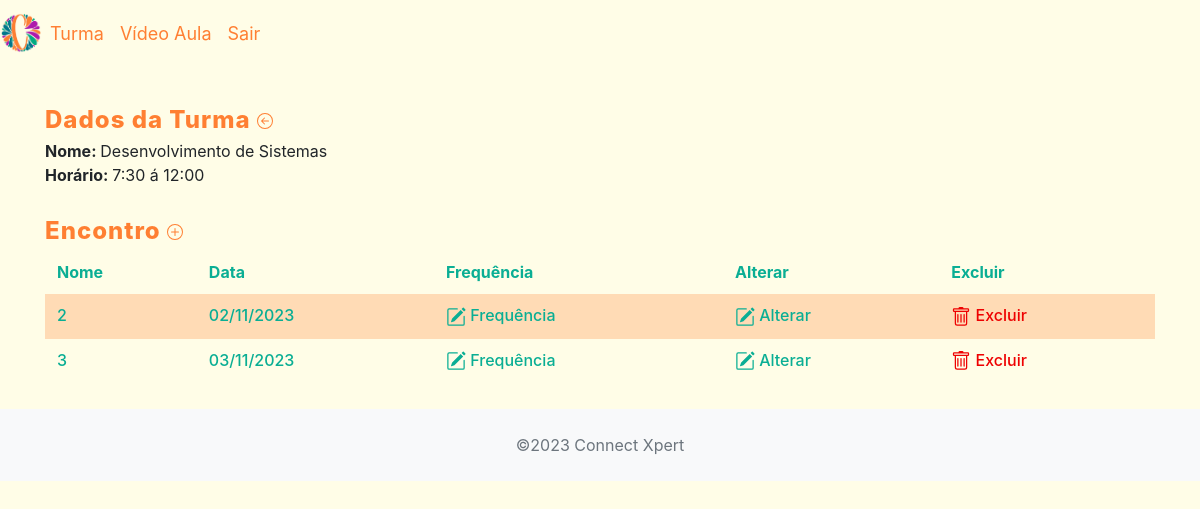
/crud_connectxpert/app/controller/EncontroController.php?action=list&id=5 (signed in), run on the app's committed database.
### tables this page shows
CREATE TABLE `turma` (
  `id_turma` int(11) NOT NULL,
  `nome_turma` varchar(60) NOT NULL,
  `num_alunos` int(11) NOT NULL,
  `horario` varchar(45) NOT NULL,
  `dia_semana` varchar(60) NOT NULL
);

CREATE TABLE `encontro` (
  `id_encontro` int(11) NOT NULL,
  `id_turma` int(11) NOT NULL,
  `nome_encontro` varchar(100) NOT NULL,
  `dia_encontro` date NOT NULL
);

### crud_connectxpert/app/controller/EncontroController.php (called while the page is built, shortened)
<?php
require_once(__DIR__ . "/../dao/EncontroDAO.php");
require_once(__DIR__ . "/../dao/TurmaDAO.php");
require_once(__DIR__ . "/../model/Encontro.php");
class EncontroController extends Controller {
    private EncontroDAO $encontroDao;
    private TurmaDAO $turmaDao;
    public function __construct() {
        $this->encontroDao = new EncontroDAO();
        $this->turmaDao = new TurmaDAO();
        $this->handleAction();
    }
    protected function list(string $msgErro = "", string $msgSucesso = "", int $idTurmaPar = 0) {
        $idTurma = 0;
        if($idTurmaPar)
            $idTurma = $idTurmaPar;
        else
            $idTurma = $this->getIdTurmaParam();
        $encontros = $this->encontroDao->list($idTurma);
        $dados["idTurma"] = $idTurma;
        $dados["lista"] = $encontros;
        $dados["turma"] = $this->turmaDao->findById($idTurma);
        $this->loadView("encontro/listEncontro.php", $dados,  $msgErro, $msgSucesso);
    }
    private function getIdTurmaParam() {
        $idTurma = 0;
        if(isset($_GET['id']))
            $idTurma = $_GET['id'];
        return $idTurma;
    }
}
$encCont = new EncontroController();

### crud_connectxpert/app/model/Turma.php (called while the page is built, shortened)
<?php
class Turma {
    private $nomeTurma;
    private $horario;
    public function getNomeTurma()
    {
        return $this->nomeTurma;
    }
    public function setNomeTurma($nomeTurma)
    {
        $this->nomeTurma = $nomeTurma;
        return $this;
    }
    public function getHorario()
    {
        return $this->horario;
    }
    public function setHorario($horario)
    {
        $this->horario = $horario;
        return $this;
    }
}

### crud_connectxpert/app/dao/TurmaDAO.php (called while the page is built, shortened)
<?php
include_once(__DIR__ . "/../model/Turma.php");
class TurmaDAO {
    public function findById(int $id) {
        $conn = Connection::getConn();
        $sql = "SELECT * FROM turma t" .
               " WHERE t.id_turma = ?";
        $stm = $conn->prepare($sql);
        $stm->execute([$id]);
        $result = $stm->fetchAll();
        $turmas = $this->mapTurmas($result);
        if(count($turmas) == 1)
            return $turmas[0];
        elseif(count($turmas) == 0)
            return null;
        die("TurmaDAO.findById()" . " - Erro: mais de uma turma encontrada.");
    }
    private function mapTurmas($result) {
        $turmas = array();
        foreach ($result as $reg) {
            $turma = new Turma();
            $turma->setIdTurma($reg['id_turma']);
            $turma->setNomeTurma($reg['nome_turma']);
            $turma->setNumAlunos($reg['num_alunos']);
            $turma->setHorario($reg['horario']);
            $turma->setDiaSemana($reg['dia_semana']);
            array_push($turmas, $turma);
        }
        return $turmas;
    }
}

### crud_connectxpert/app/dao/EncontroDAO.php (called while the page is built, shortened)
<?php
include_once(__DIR__ . "/../model/Encontro.php");
class EncontroDAO {
    public function list($id) {
        $conn = Connection::getConn();
        $sql = "SELECT * FROM encontro e where id_turma = ".$id." ORDER BY e.nome_encontro";
        $stm = $conn->prepare($sql);
        $stm->execute();
        $result = $stm->fetchAll();
        return $this->mapEncontro($result);
    }
    private function mapEncontro($result) {
        $encontros = array();
        foreach ($result as $reg) {
            $encontro = new Encontro();
            $encontro->setIdEncontro($reg['id_encontro']);
            $encontro->setNomeEncontro($reg['nome_encontro']);
            $encontro->setDiaEncontro($reg['dia_encontro']);
            $encontro->setIdTurma($reg['id_turma']);
            array_push($encontros, $encontro);
        }
        return $encontros;
    }
}

### crud_connectxpert/app/model/Encontro.php (called while the page is built, shortened)
<?php
class Encontro {
    private $idEncontro;
    private $nomeEncontro;
    private $diaEncontro;
    public function getIdEncontro()
    {
        return $this->idEncontro;
    }
    public function setIdEncontro($idEncontro)
    {
        $this->idEncontro = $idEncontro;
        return $this;
    }
    public function getNomeEncontro()
    {
        return $this->nomeEncontro;
    }
    public function setNomeEncontro($nomeEncontro)
    {
        $this->nomeEncontro = $nomeEncontro;
        return $this;
    }
    public function getDiaEncontroFormatada()
    {
        if($this->diaEncontro) {
            $data = date_create($this->diaEncontro);
            return date_format($data,"d/m/Y");
        }
        return '';
    }
    public function setDiaEncontro($diaEncontro)
    {
        $this->diaEncontro = $diaEncontro;
        return $this;
    }
}

### crud_connectxpert/app/view/encontro/listEncontro.php (the view, shortened to what this page needs)
<?php
require_once(__DIR__ . "/../include/header.php");
require_once(__DIR__ . "/../include/menu.php");
echo '<link rel="stylesheet" href="' . BASEURL . '/view/turma/turmastyle.css">';
?>
<div class="container">
    <div class="row" style="margin-top: 10px;">
        <h3 class="col-4">Dados da Turma
    <a class="btn-inserir"
        href="<?= BASEURL ?>/controller/TurmaController.php?action=listProfessor"></a></h3>
    </div>
    <div class="row" style="margin-top: 10px;">
        <div class="col-12">
            <span style="font-weight: bold;">Nome: </span> <?= $dados["turma"]->getNomeTurma() ?>
        </div>
        <div class="col-12">
            <span style="font-weight: bold;">Horário: </span> <?= $dados["turma"]->getHorario() ?>
        </div>
    </div>
</div>
<div class="container">
    <div class="row">
    <h3 class="col-4">Encontro <a class="btn-inserir"
                href="<?= BASEURL ?>/controller/EncontroController.php?action=create&id=<?php echo $dados["idTurma"] ?>">
</a></h3>
        <div class="col-9">
        </div>
    </div>
    <div class="row" style="margin-top: 10px;">
        <div class="col-12">
            <table id="tabEncontro" class='table table-striped'>
                <thead>
                    <tr class="topicos">
                        <th>Nome</th>
                        <th>Data</th>
                        <th>Frequência</th>
                        <th>Alterar</th>
                        <th>Excluir</th>
                    </tr>
                </thead>
                <tbody>
                    <?php foreach($dados['lista'] as $encontro): ?>
                        <tr class="listagem">
                            <td><?= $encontro->getNomeEncontro(); ?></td>
                            <td><?= $encontro->getDiaEncontroFormatada(); ?></td>
                            <td><a class="btn-alterar"
                                href="<?= BASEURL ?>/controller/FrequenciaController.php?action=createFrequencia&id=<?= $encontro->getIdEncontro() ?>&idTurma=<?php echo $dados["idTurma"]; ?>">
 Frequência </a>
                            <td><a class="btn-alterar"
                                href="<?= BASEURL ?>/controller/EncontroController.php?action=edit&id=<?= $encontro->getIdEncontro() ?>">
 Alterar</a>
                            </td>
                            <td><a class="btn-excluir"
                                onclick="return confirm('Confirma a exclusão do encontro? Ao excluir este encontro todos as frequências atreladas a eles serão excluídas');"
                                href="<?= BASEURL ?>/controller/EncontroController.php?action=delete&id=<?= $encontro->getIdEncontro() ?>">
 Excluir</a>
                            </td>
                        </tr>
                    <?php endforeach; ?>
                </tbody>
            </table>
        </div>
    </div>
</div>
<?php
require_once(__DIR__ . "/../include/footer.php");
?>

### crud_connectxpert/app/view/turma/turmastyle.css (style rules this page uses)
body { background-color: #fffde7; }
h3 { width: 100px; height: 45px; top: 30px; color: rgba(255, 127, 50, 1); font-style: normal; font-size: 24px; font-weight: 800; line-height: 1.2; letter-spacing: 1px; text-decoration: none; text-transform: none; }
.topicos { width: 102.5px; height: 14.73px; left: 135px; top: 187.82px; color: rgba(10, 174, 148, 1); font-style: normal; font-size: 16px; font-weight: 600; line-height: 1.2; letter-spacing: 0px; text-decoration: none; }
.listagem { width: 201px; height: 18px; left: 140px; top: 261px; color: rgb(10, 174, 148, 1); font-style: normal; font-size: 16px; font-weight: 500; line-height: 1.2; text-decoration: none; text-transform: capitalize; }
.btn-alterar { color: rgb(10, 174, 148, 1); }
.btn-excluir { color:rgb(238, 1, 1); }
.table-striped tbody tr:nth-of-type(odd) { background-color: rgba(255, 129, 50, 0.274) !important; }
.table td, .table th { border-top: 0px solid transparent !important; }
.table thead th { border-bottom: 0px solid transparent !important; }

### data on the page
turma: nome_turma "Desenvolvimento de Sistemas", horario "7:30 á 12:00"
encontro: nome_encontro "2", dia_encontro "02/11/2023"
encontro: nome_encontro "3", dia_encontro "03/11/2023"
